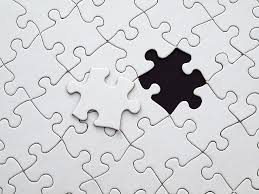
#> input picture missing_piece2.jpeg, 259 x 194 px, given in place of missing_piece2.jpg, which was not available
$ python missing_piece.py
#> lines starting #> are read from the running program, lines starting #| are printed output that depends on the picture; after the words box and inside, x2 and y2 are one past the last pixel; in counts of white or black regions, pixels touching at a corner belong together; pictures that were not available may be replaced by others from this repository, and a replacement may not be noted

import numpy as np
import sympy as sp
import cv2
from sympy import *
lowerRange = 160
t = 10
differenceRange = 20


def main():
    img = cv2.imread("missing_piece2.jpg")
#> img is the input picture: shape (194, 259, 3); mean B, G, R 209.9, 207.3, 207.1
    cannyedge(img)
    blackbackground(img)

def cannyedge(img):
    gray = cv2.cvtColor(img, cv2.COLOR_BGR2GRAY)
    blurred = cv2.GaussianBlur(gray, (3, 3), 0)
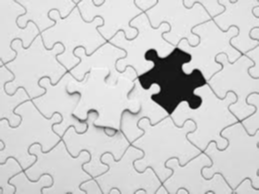
#> blurred: shape (194, 259); min 8, max 244, mean 207.5
    edges = cv2.Canny(blurred, 50, 150, apertureSize=3)
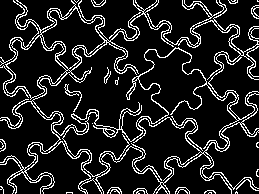
#> edges: shape (194, 259); 13.1% white in thin lines or dots
    cv2.imshow("gray.png", edges)
    cv2.waitKey(0)


def blackbackground(img):
    tmp = cv2.cvtColor(img, cv2.COLOR_BGR2GRAY)
    _, alpha = cv2.threshold(tmp, 0, 255, cv2.THRESH_BINARY)
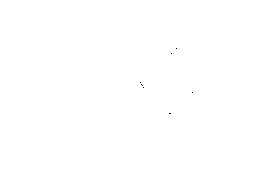
#> alpha: shape (194, 259); 100% white; black in thin lines or dots, all inside (x1, y1, x2, y2) = (140, 48, 193, 114)
    b, g, r = cv2.split(img)
    rgba = [b, g, r, alpha]
    dst = cv2.merge(rgba, 4)
    cv2.imshow("gray.png", dst)
    cv2.waitKey(0)
main()
